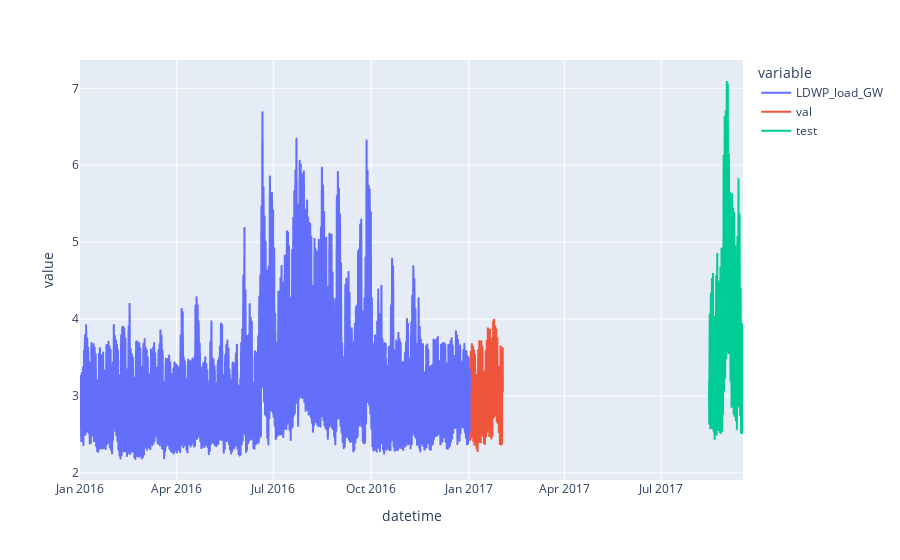

The notebook cell this image was saved under:
### Code cell
train = pd.read_hdf('data/clean_data/1_county.h5', key= 'Los_Angeles/60min/train_target')
val = pd.read_hdf('data/clean_data/1_county.h5', key= 'Los_Angeles/60min/val_target')
test = pd.read_hdf('data/clean_data/1_county.h5', key= 'Los_Angeles/60min/test_target')

# plot like above

fig = px.line(train)

fig.add_scatter(x=val.index, y=val['LDWP_load_GW'], name='val')
fig.add_scatter(x=test.index, y=test['LDWP_load_GW'], name='test')

fig.show()

### Figure 1 — Plotly figure (JSON) as saved in the notebook; plotly's stock layout.template omitted (floating-point values rounded to 4 significant figures; data arrays with more than 128 entries replaced by an {"elided": "..."} marker saying what was removed)
{"data": [{"hovertemplate": "variable=LDWP_load_GW<br>datetime=%{x}<br>value=%{y}<extra></extra>", "legendgroup": "LDWP_load_GW", "line": {"color": "#636efa", "dash": "solid"}, "marker": {"symbol": "circle"}, "mode": "lines", "name": "LDWP_load_GW", "showlegend": true, "type": "scattergl", "x": {"elided": "8784 str values"}, "xaxis": "x", "y": {"elided": "8784 float values"}, "yaxis": "y"}, {"name": "val", "type": "scatter", "x": {"elided": "768 str values"}, "y": {"elided": "768 float values"}}, {"name": "test", "type": "scatter", "x": {"elided": "768 str values"}, "y": {"elided": "768 float values"}}], "layout": {"legend": {"title": {"text": "variable"}, "tracegroupgap": 0}, "margin": {"t": 60}, "xaxis": {"anchor": "y", "domain": [0, 1], "title": {"text": "datetime"}}, "yaxis": {"anchor": "x", "domain": [0, 1], "title": {"text": "value"}}}}
